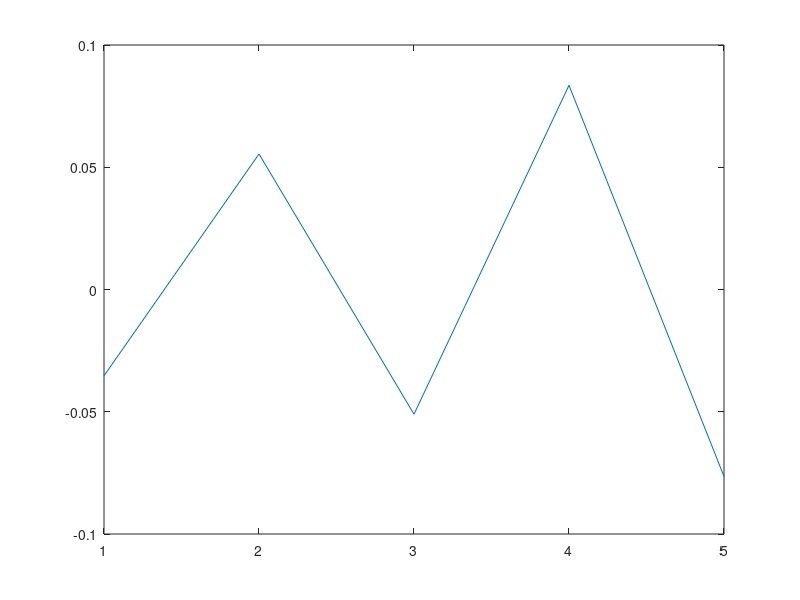

MATLAB code to generate this figure:
%Resolucion estacionaria por metodo de volumen finito para la ecuacion de
%transmision de Calor en 1D con termino advectivo por central difference y
%con celdas de tamaño regular

%Definicion de parametros globales
cant_celdas = 5; %numeros de elementos en la recta 1D
ini = 0;%punto de inicio de la recta
fin = 1;%punto de fin de la recta
L = fin - ini;
h = L/cant_celdas;%distancia que separa las celdas (si son regulares)

%Definicion de parametros especificos de la ecuacion de balance termico
k = -1;%Constante de difusividad
Q = -1;%fuente
v = -100;%velocidad
cm_h = 10;%h de la condicion mixta
cm_k = 1;%k de la condicion mixta si la hay
cm_finf = 1;%temperatura externa fi inf

%Definicion de las condiciones de borde (-1 significa que no aplica)
cbd_i = 0;%condicion de borde dirichlet izquierda
cbd_d = -1;%condicion de borde dirichlet derecha
cbn_i = -1;%condicion de borde neumann izquierda
cbn_d = 1;%condicion de borde neumann derecha
cbm_i = -1;%condicion de borde mixta izquierda %cualquier numero distinto de -1 la activa
cbm_d = -1;%condicion de borde mixta derecha

%Matriz del lado derecho (todos los terminos que tienen incognitas fi)
A = zeros(cant_celdas,cant_celdas);

for i = 1:cant_celdas
    %Partes de la ecuacion de transmision que colaboran con la matriz
    switch i
        case 1
            %Caso que es la primera celda
            if (cbd_i ~= -1) %Condicion Dirichlet
                A(i,i) = -v * 1/2 + k/h * -3;
                A(i,i+1) = -v * 1/2 + k/h;
            else
                if(cbn_i ~= -1)
                    %Condicion Neumann
                    A(i,i) = v - v * 1/2 + k/h;
                    A(i,i+1) = -v * 1/2 + k/h;
                else
                    %Condicion Mixta
                    difer=4*cm_k/(2*h*cm_k+cm_h*h^2) - 2/h;
                    A(i,i) = v*(2*cm_k/h)/((2*cm_k/h) + cm_h) + k*difer + -v * 1/2 - k/h;
                    A(i,i+1) = -v * 1/2 + k/h;
                end
            end
        case cant_celdas
            %Caso ultima celda
            if (cbd_d ~= -1) %Condicion Dirichlet
                A(i,i-1) = v * 1/2 + k/h;
                A(i,i) = v * 1/2 + k/h * -3;
            else
                if(cbn_d ~= -1)
                    %Condicion Neumann
                    A(i,i-1) = v * 1/2 + k/h;
                    A(i,i) = -v + v * 1/2 - k/h ;
                else
                    %Condicion Mixta
                    difer2= 2/h - 4*cm_k/(2*h*cm_k+cm_h*h^2);
                    A(i,i) = v*(2*cm_k/h)/((2*cm_k/h) + cm_h) + k*difer2 + v * 1/2 - k/h;
                    A(i,i-1) = v * 1/2 - k/h;
                end
            end
        otherwise
            %celdas interna
            A(i,i-1) = v * 1/2 + k/h;
            A(i,i) = k/h * -2;
            A(i,i+1) = -v * 1/2 + k/h;
    end
end


%vector del lado izquierdo (todos los terminos que no tienen icognita fi y condiciones de borde)
b = zeros(cant_celdas,1);

for i = 1:cant_celdas
    %Partes de la ecuacion de transmision que colaboran con la matriz
    switch i
        case 1
            %Caso que es la primera celda
            if (cbd_i ~= -1) 
                %Condicion Dirichlet
                b(i) = -Q*h - 2*k/h * cbd_i - v * cbd_i;
            else
                if (cbn_i ~= -1)
                    %Condicion Neumann
                    b(i) = -Q*h - k*cbn_i - v * (-1*(h/2)*cbn_i);%el termino advectivo actua en la direccion de la cara
                else
                    %Condicion Mixta
                    b(i) = -Q*h - v*cm_finf*(cm_h)/((2*cm_k/h)+cm_h) - k*2*cm_h*cm_finf/(2*cm_k+cm_h*h);
                end
            end
        case cant_celdas
            %Caso ultima celda
            if (cbd_d ~= -1)
                %Condicion Dirichlet
                b(i) = -Q*h - 2*k/h * cbd_d + v * cbd_d;
            else
                if (cbn_d ~= -1)
                    %Condicion Neumann
                    b(i) = -Q*h - k*cbn_d + v * (1*(h/2)*cbn_d);%el termino advectivo actua en la direccion de la cara
                else
                    %Condicion Mixta
                    b(i) = -Q*h + v*cm_finf*(cm_h)/((2*cm_k/h)+cm_h) - k*(-2*cm_h*cm_finf/(2*cm_k+cm_h*h)) ;
                end
            end
        otherwise
            %celdas interna
            b(i) = -Q*h;
    end
end

%Resolucion del sistema
temp=A\b;

plot(temp);
